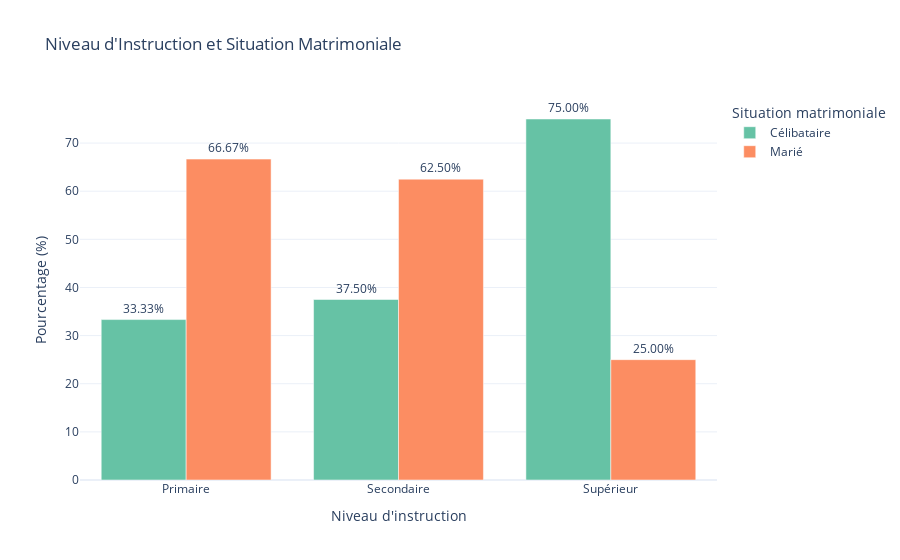

Write notebook code for a chart like this one.
### Markdown cell above
### Graphe à barres groupées

### Code cell
# Données
data = pd.DataFrame({
    'Niveau d\'instruction': ['Primaire', 'Primaire', 'Secondaire', 'Secondaire', 'Supérieur', 'Supérieur'],
    'Situation matrimoniale': ['Célibataire', 'Marié', 'Célibataire', 'Marié', 'Célibataire', 'Marié'],
    'Nombre': [10, 20, 15, 25, 30, 10]
})

# Calculer des pourcentages 
data['Pourcentage'] = (data['Nombre'] / data.groupby('Niveau d\'instruction')['Nombre'].transform('sum') * 100).round(2)

# Graphique à barres groupées
fig = px.bar(data,
             x='Niveau d\'instruction',
             y='Pourcentage',
             color='Situation matrimoniale',
             text='Pourcentage',     
             title='Niveau d\'Instruction et Situation Matrimoniale',
             labels={'Pourcentage': 'Pourcentage (%)'},
             color_discrete_sequence=px.colors.qualitative.Set2)

# Personnalisation
fig.update_traces(
    texttemplate='%{text:.2f}%',     # Format des étiquettes en pourcentage avec deux chiffres après la virgule
    textposition='outside',           # Pourcentages à l'extérieur des barres
    width=0.4 
)


# Ici tu peux aussi configurer la taille du graphique
fig.update_layout(
    yaxis_title='Pourcentage (%)',
    xaxis_title='Niveau d\'instruction',
    barmode='group',  # Utilisation du mode groupé
    template='plotly_white'
)

# Affichage 
fig.show()

### Figure 1 — Plotly figure (JSON) as saved in the notebook; plotly's stock layout.template omitted (floating-point values rounded to 4 significant figures)
{"data": [{"alignmentgroup": "True", "hovertemplate": "Situation matrimoniale=Célibataire<br>Niveau d'instruction=%{x}<br>Pourcentage (%)=%{text}<extra></extra>", "legendgroup": "Célibataire", "marker": {"color": "rgb(102,194,165)", "pattern": {"shape": ""}}, "name": "Célibataire", "offsetgroup": "Célibataire", "orientation": "v", "showlegend": true, "text": [33.33, 37.5, 75], "textposition": "outside", "texttemplate": "%{text:.2f}%", "type": "bar", "width": 0.4, "x": ["Primaire", "Secondaire", "Supérieur"], "xaxis": "x", "y": [33.33, 37.5, 75], "yaxis": "y"}, {"alignmentgroup": "True", "hovertemplate": "Situation matrimoniale=Marié<br>Niveau d'instruction=%{x}<br>Pourcentage (%)=%{text}<extra></extra>", "legendgroup": "Marié", "marker": {"color": "rgb(252,141,98)", "pattern": {"shape": ""}}, "name": "Marié", "offsetgroup": "Marié", "orientation": "v", "showlegend": true, "text": [66.67, 62.5, 25], "textposition": "outside", "texttemplate": "%{text:.2f}%", "type": "bar", "width": 0.4, "x": ["Primaire", "Secondaire", "Supérieur"], "xaxis": "x", "y": [66.67, 62.5, 25], "yaxis": "y"}], "layout": {"barmode": "group", "legend": {"title": {"text": "Situation matrimoniale"}, "tracegroupgap": 0}, "title": {"text": "Niveau d'Instruction et Situation Matrimoniale"}, "xaxis": {"anchor": "y", "domain": [0, 1], "title": {"text": "Niveau d'instruction"}}, "yaxis": {"anchor": "x", "domain": [0, 1], "title": {"text": "Pourcentage (%)"}}}}
